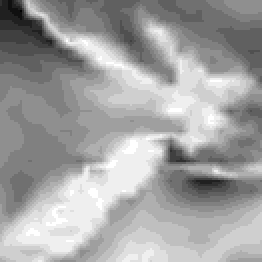

Reproduce this figure in R.


source("common.R")

library(grid)

cols <- grey(1 - round(windStr)/round(max(windStr)))
dim(cols) <- dim(windStr)

scale <- 2

png("NOMADS-grey.png", width=2*ncol(windStr), height=2*nrow(windStr))

pushViewport(viewport(angle=90))
grid.raster(cols, interpolate=FALSE)
popViewport()

dev.off()
